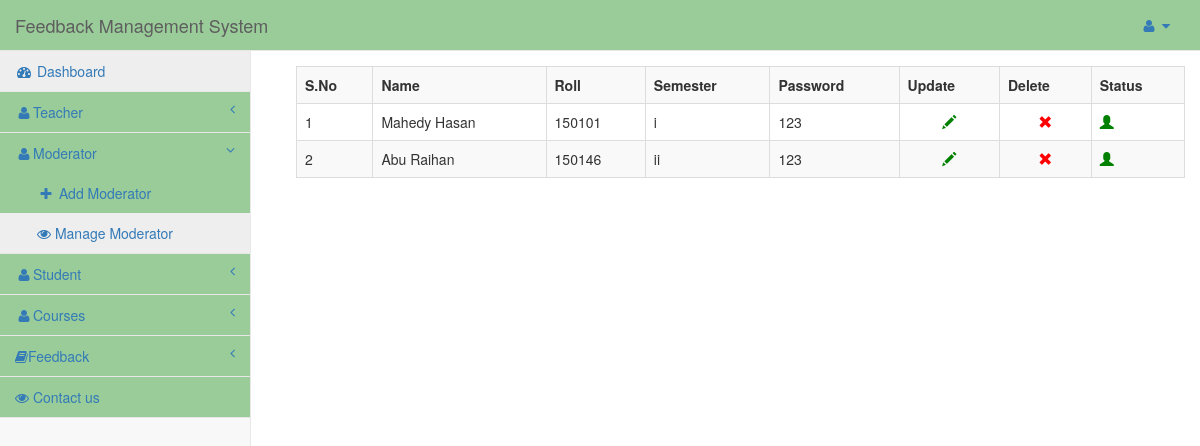
The page /admin/dashboard.php?info=show_moderator (signed in) on the database its author committed.
### tables this page shows
CREATE TABLE `moderator` (
  `id` int(22) NOT NULL,
  `name` varchar(44) NOT NULL,
  `roll` varchar(44) NOT NULL,
  `semister` varchar(44) NOT NULL,
  `password` varchar(44) NOT NULL,
  `role` int(22) NOT NULL
);

### admin/show_moderator.php (the view, shortened to what this page needs)
<?php
	echo "<table class='table table-responsive table-bordered table-striped table-hover' style=margin:15px;>";
	echo "<tr>";
	echo "<th>S.No</th>";
	echo "<th>Name</th>";
	echo "<th>Roll</th>";
	echo "<th>Semester</th>";
	echo "<th>Password</th>";
	echo "<th>Update</th>";
	echo "<th>Delete</th>";
	echo "<th>Status</th>";
	echo "</tr>";
	$i=1;
	$que=mysqli_query($conn,"select * from moderator");
	while($row=mysqli_fetch_array($que))
	{
		echo "<tr>";
		echo "<td>".$i."</td>";
		echo "<td>".$row['name']."</td>";
		echo "<td>".$row['roll']."</td>";
		echo "<td>".$row['semister']."</td>";
		echo "<td>".$row['password']."</td>";
		echo "<td class='text-center'><a href='dashboard.php?id=$row[id]&info=edit_moderator'><span class='glyphicon glyphicon-pencil'style=color:green;></span></a></td>";
		echo "<td class='text-center'><a href='#' onclick='deletes($row[id])'><span class='glyphicon glyphicon-remove' style=color:red;></span></a></td>";
		if($row['role'])
		{
		echo "<td><a href='update_role.php?user_id=".$row['id']."&role=".$row['role']."'><span class='glyphicon glyphicon-user' style=color:red;></span></a></td>";
		}
		else
		{
		echo "<td><a href='update_role.php?user_id=".$row['id']."&role=".$row['role']."'><span class='glyphicon glyphicon-user' style=color:green;></span></a></td>";
		}
		echo "</tr>";
		$i++;
	}
?>

### css/sb-admin-2.css (style rules this page uses)
body { background-color: #f8f8f8; }

### rows shown on the page
moderator: name "Mahedy Hasan", roll "150101", semister "i", password "123"
moderator: name "Abu Raihan", roll "150146", semister "ii", password "123"
